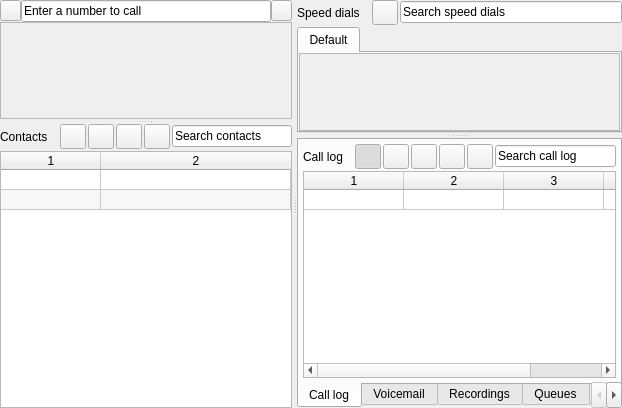
  <widget class="QSplitter" name="centerSplitter">
   <property name="geometry">
    <rect>
     <x>10</x>
     <y>100</y>
     <width>622</width>
     <height>408</height>
    </rect>
   </property>
   <property name="sizePolicy">
    <sizepolicy hsizetype="Expanding" vsizetype="Expanding">
     <horstretch>0</horstretch>
     <verstretch>0</verstretch>
    </sizepolicy>
   </property>
   <property name="orientation">
    <enum>Qt::Horizontal</enum>
   </property>
   <property name="handleWidth">
    <number>5</number>
   </property>
   <property name="childrenCollapsible">
    <bool>false</bool>
   </property>
   <widget class="QSplitter" name="leftSplitter">
    <property name="orientation">
     <enum>Qt::Vertical</enum>
    </property>
    <property name="handleWidth">
     <number>5</number>
    </property>
    <property name="childrenCollapsible">
     <bool>false</bool>
    </property>
    <widget class="QWidget" name="topLeftWidget" native="true">
     <property name="cursor">
      <cursorShape>ArrowCursor</cursorShape>
     </property>
     <layout class="QVBoxLayout" name="callsLayout">
      <property name="spacing">
       <number>0</number>
      </property>
      <property name="leftMargin">
       <number>0</number>
      </property>
      <property name="topMargin">
       <number>0</number>
      </property>
      <property name="rightMargin">
       <number>0</number>
      </property>
      <property name="bottomMargin">
       <number>0</number>
      </property>
      <item>
       <layout class="QHBoxLayout" name="quickCallHorizontalLayout">
        <property name="spacing">
         <number>0</number>
        </property>
        <item>
         <widget class="QToolButton" name="advancedCallButton">
          <property name="minimumSize">
           <size>
            <width>21</width>
            <height>21</height>
           </size>
          </property>
          <property name="maximumSize">
           <size>
            <width>21</width>
            <height>21</height>
           </size>
          </property>
          <property name="toolTip">
           <string>Advanced call</string>
          </property>
          <property name="icon">
           <iconset resource="mainresources.qrc">
            <normaloff>:/res/res/phone.png</normaloff>:/res/res/phone.png</iconset>
          </property>
         </widget>
        </item>
        <item>
         <widget class="QLineEdit" name="quickCallLineEdit">
          <property name="text">
           <string>Enter a number to call</string>
          </property>
         </widget>
        </item>
        <item>
         <widget class="QToolButton" name="quickCallButton">
          <property name="minimumSize">
           <size>
            <width>21</width>
            <height>21</height>
           </size>
          </property>
          <property name="maximumSize">
           <size>
            <width>21</width>
            <height>21</height>
           </size>
          </property>
          <property name="toolTip">
           <string>Quick call</string>
          </property>
          <property name="icon">
           <iconset resource="mainresources.qrc">
            <normaloff>:/res/res/call-start.png</normaloff>:/res/res/call-start.png</iconset>
          </property>
         </widget>
        </item>
       </layout>
      </item>
      <item>
       <widget class="QScrollArea" name="callsScrollArea">
        <property name="widgetResizable">
         <bool>true</bool>
        </property>
        <widget class="QWidget" name="callsScrollAreaWidgetContents">
         <property name="geometry">
          <rect>
           <x>0</x>
           <y>0</y>
           <width>291</width>
           <height>138</height>
          </rect>
         </property>
         <layout class="QVBoxLayout" name="activeCallsLayout">
          <property name="spacing">
           <number>4</number>
          </property>
          <property name="leftMargin">
           <number>0</number>
          </property>
          <property name="topMargin">
           <number>0</number>
          </property>
          <property name="rightMargin">
           <number>0</number>
          </property>
          <property name="bottomMargin">
           <number>0</number>
          </property>
          <item>
           <spacer name="callsSpacer">
            <property name="orientation">
             <enum>Qt::Vertical</enum>
            </property>
            <property name="sizeHint" stdset="0">
             <size>
              <width>20</width>
              <height>40</height>
             </size>
            </property>
           </spacer>
          </item>
         </layout>
        </widget>
       </widget>
      </item>
     </layout>
    </widget>
    <widget class="QWidget" name="bottomLeftWidget" native="true">
     <property name="minimumSize">
      <size>
       <width>0</width>
       <height>150</height>
      </size>
     </property>
     <property name="cursor">
      <cursorShape>ArrowCursor</cursorShape>
     </property>
     <layout class="QVBoxLayout" name="contactsLayout">
      <property name="spacing">
       <number>2</number>
      </property>
      <property name="leftMargin">
       <number>0</number>
      </property>
      <property name="topMargin">
       <number>0</number>
      </property>
      <property name="rightMargin">
       <number>0</number>
      </property>
      <property name="bottomMargin">
       <number>0</number>
      </property>
      <item>
       <layout class="QHBoxLayout" name="contactsTitleLayout">
        <property name="spacing">
         <number>2</number>
        </property>
        <item>
         <widget class="QLabel" name="contactsLabel">
          <property name="text">
           <string>Contacts</string>
          </property>
         </widget>
        </item>
        <item>
         <spacer name="contactsTitleSpacer">
          <property name="orientation">
           <enum>Qt::Horizontal</enum>
          </property>
          <property name="sizeType">
           <enum>QSizePolicy::Minimum</enum>
          </property>
          <property name="sizeHint" stdset="0">
           <size>
            <width>10</width>
            <height>20</height>
           </size>
          </property>
         </spacer>
        </item>
        <item>
         <widget class="QToolButton" name="callContactButton">
          <property name="minimumSize">
           <size>
            <width>26</width>
            <height>25</height>
           </size>
          </property>
          <property name="maximumSize">
           <size>
            <width>26</width>
            <height>25</height>
           </size>
          </property>
          <property name="focusPolicy">
           <enum>Qt::NoFocus</enum>
          </property>
          <property name="toolTip">
           <string>Call contact</string>
          </property>
          <property name="icon">
           <iconset resource="mainresources.qrc">
            <normaloff>:/res/res/call-start.png</normaloff>:/res/res/call-start.png</iconset>
          </property>
          <property name="iconSize">
           <size>
            <width>24</width>
            <height>16</height>
           </size>
          </property>
         </widget>
        </item>
        <item>
         <widget class="QToolButton" name="addContactButton">
          <property name="minimumSize">
           <size>
            <width>26</width>
            <height>25</height>
           </size>
          </property>
          <property name="maximumSize">
           <size>
            <width>26</width>
            <height>25</height>
           </size>
          </property>
          <property name="focusPolicy">
           <enum>Qt::NoFocus</enum>
          </property>
          <property name="toolTip">
           <string>Add contact</string>
          </property>
          <property name="icon">
           <iconset resource="mainresources.qrc">
            <normaloff>:/res/res/add.png</normaloff>:/res/res/add.png</iconset>
          </property>
          <property name="iconSize">
           <size>
            <width>24</width>
            <height>16</height>
           </size>
          </property>
         </widget>
        </item>
        <item>
         <widget class="QToolButton" name="editContactButton">
          <property name="minimumSize">
           <size>
            <width>26</width>
            <height>25</height>
           </size>
          </property>
          <property name="maximumSize">
           <size>
            <width>26</width>
            <height>25</height>
           </size>
          </property>
          <property name="focusPolicy">
           <enum>Qt::NoFocus</enum>
          </property>
          <property name="toolTip">
           <string>Edit contact</string>
          </property>
          <property name="icon">
           <iconset resource="mainresources.qrc">
            <normaloff>:/res/res/change.png</normaloff>:/res/res/change.png</iconset>
          </property>
          <property name="iconSize">
           <size>
            <width>24</width>
            <height>16</height>
           </size>
          </property>
         </widget>
        </item>
        <item>
         <widget class="QToolButton" name="removeContactButton">
          <property name="minimumSize">
           <size>
            <width>26</width>
            <height>25</height>
           </size>
          </property>
          <property name="maximumSize">
           <size>
            <width>26</width>
            <height>25</height>
           </size>
          </property>
          <property name="focusPolicy">
           <enum>Qt::NoFocus</enum>
          </property>
          <property name="toolTip">
           <string>Remove contact</string>
          </property>
          <property name="icon">
           <iconset resource="mainresources.qrc">
            <normaloff>:/res/res/remove.png</normaloff>:/res/res/remove.png</iconset>
          </property>
          <property name="iconSize">
           <size>
            <width>24</width>
            <height>16</height>
           </size>
          </property>
         </widget>
        </item>
        <item>
         <widget class="QLineEdit" name="contactsSearchLineEdit">
          <property name="text">
           <string>Search contacts</string>
          </property>
         </widget>
        </item>
       </layout>
      </item>
      <item>
       <widget class="QTableWidget" name="contactsTableWidget">
        <property name="editTriggers">
         <set>QAbstractItemView::NoEditTriggers</set>
        </property>
        <property name="tabKeyNavigation">
         <bool>false</bool>
        </property>
        <property name="alternatingRowColors">
         <bool>true</bool>
        </property>
        <property name="selectionBehavior">
         <enum>QAbstractItemView::SelectRows</enum>
        </property>
        <property name="sortingEnabled">
         <bool>true</bool>
        </property>
        <property name="wordWrap">
         <bool>false</bool>
        </property>
        <property name="cornerButtonEnabled">
         <bool>true</bool>
        </property>
        <property name="rowCount">
         <number>2</number>
        </property>
        <property name="columnCount">
         <number>2</number>
        </property>
        <attribute name="horizontalHeaderDefaultSectionSize">
         <number>100</number>
        </attribute>
        <attribute name="horizontalHeaderStretchLastSection">
         <bool>true</bool>
        </attribute>
        <attribute name="verticalHeaderVisible">
         <bool>false</bool>
        </attribute>
        <attribute name="verticalHeaderDefaultSectionSize">
         <number>20</number>
        </attribute>
        <row/>
        <row/>
        <column/>
        <column/>
       </widget>
      </item>
     </layout>
    </widget>
   </widget>
   <widget class="QSplitter" name="rightSplitter">
    <property name="orientation">
     <enum>Qt::Vertical</enum>
    </property>
    <property name="handleWidth">
     <number>5</number>
    </property>
    <property name="childrenCollapsible">
     <bool>false</bool>
    </property>
    <widget class="QWidget" name="topRightWidget" native="true">
     <property name="cursor">
      <cursorShape>ArrowCursor</cursorShape>
     </property>
     <layout class="QVBoxLayout" name="speedDialLayout">
      <property name="spacing">
       <number>2</number>
      </property>
      <property name="leftMargin">
       <number>0</number>
      </property>
      <property name="topMargin">
       <number>0</number>
      </property>
      <property name="rightMargin">
       <number>0</number>
      </property>
      <property name="bottomMargin">
       <number>0</number>
      </property>
      <item>
       <layout class="QHBoxLayout" name="speedDialTitleLayout">
        <property name="spacing">
         <number>2</number>
        </property>
        <item>
         <widget class="QLabel" name="speedDialLabel">
          <property name="text">
           <string>Speed dials</string>
          </property>
         </widget>
        </item>
        <item>
         <spacer name="speedDialTitleSpacer">
          <property name="orientation">
           <enum>Qt::Horizontal</enum>
          </property>
          <property name="sizeType">
           <enum>QSizePolicy::Minimum</enum>
          </property>
          <property name="sizeHint" stdset="0">
           <size>
            <width>10</width>
            <height>20</height>
           </size>
          </property>
         </spacer>
        </item>
        <item>
         <widget class="QToolButton" name="speedDialSearchOptionsButton">
          <property name="minimumSize">
           <size>
            <width>26</width>
            <height>25</height>
           </size>
          </property>
          <property name="maximumSize">
           <size>
            <width>26</width>
            <height>25</height>
           </size>
          </property>
          <property name="focusPolicy">
           <enum>Qt::NoFocus</enum>
          </property>
          <property name="toolTip">
           <string>Search options</string>
          </property>
          <property name="icon">
           <iconset resource="mainresources.qrc">
            <normaloff>:/res/res/view.png</normaloff>:/res/res/view.png</iconset>
          </property>
          <property name="iconSize">
           <size>
            <width>24</width>
            <height>16</height>
           </size>
          </property>
         </widget>
        </item>
        <item>
         <widget class="QLineEdit" name="speedDialSearchLineEdit">
          <property name="text">
           <string>Search speed dials</string>
          </property>
         </widget>
        </item>
       </layout>
      </item>
      <item>
       <widget class="QTabWidget" name="tabWidget">
        <property name="currentIndex">
         <number>0</number>
        </property>
        <widget class="QWidget" name="defaultSDTab">
         <attribute name="title">
          <string>Default</string>
         </attribute>
         <layout class="QHBoxLayout" name="defaultSDLayout">
          <property name="spacing">
           <number>0</number>
          </property>
          <property name="leftMargin">
           <number>0</number>
          </property>
          <property name="topMargin">
           <number>0</number>
          </property>
          <property name="rightMargin">
           <number>0</number>
          </property>
          <property name="bottomMargin">
           <number>0</number>
          </property>
          <item>
           <widget class="QScrollArea" name="defaultSDScrollArea">
            <property name="widgetResizable">
             <bool>true</bool>
            </property>
            <widget class="QWidget" name="scrollAreaWidgetContents">
             <property name="geometry">
              <rect>
               <x>0</x>
               <y>0</y>
               <width>316</width>
               <height>77</height>
              </rect>
             </property>
             <layout class="QGridLayout" name="gridLayout">
              <property name="leftMargin">
               <number>4</number>
              </property>
              <property name="topMargin">
               <number>4</number>
              </property>
              <property name="rightMargin">
               <number>4</number>
              </property>
              <property name="bottomMargin">
               <number>4</number>
              </property>
              <property name="spacing">
               <number>4</number>
              </property>
             </layout>
            </widget>
           </widget>
          </item>
         </layout>
        </widget>
       </widget>
      </item>
     </layout>
    </widget>
    <widget class="QWidget" name="bottomRightWidget" native="true">
     <property name="cursor">
      <cursorShape>ArrowCursor</cursorShape>
     </property>
     <layout class="QHBoxLayout" name="bottomRightLayout">
      <property name="leftMargin">
       <number>0</number>
      </property>
      <property name="topMargin">
       <number>0</number>
      </property>
      <property name="rightMargin">
       <number>0</number>
      </property>
      <property name="bottomMargin">
       <number>0</number>
      </property>
      <item>
       <widget class="QTabWidget" name="bottomRightTabWidget">
        <property name="tabPosition">
         <enum>QTabWidget::South</enum>
        </property>
        <property name="currentIndex">
         <number>0</number>
        </property>
        <property name="usesScrollButtons">
         <bool>true</bool>
        </property>
        <property name="movable">
         <bool>true</bool>
        </property>
        <widget class="QWidget" name="callLogTab">
         <attribute name="title">
          <string>Call log</string>
         </attribute>
         <layout class="QVBoxLayout" name="callLogLayout">
          <property name="spacing">
           <number>2</number>
          </property>
          <property name="leftMargin">
           <number>4</number>
          </property>
          <property name="topMargin">
           <number>4</number>
          </property>
          <property name="rightMargin">
           <number>4</number>
          </property>
          <property name="bottomMargin">
           <number>4</number>
          </property>
          <item>
           <layout class="QHBoxLayout" name="callLogTitleLayout">
            <property name="spacing">
             <number>2</number>
            </property>
            <item>
             <widget class="QLabel" name="callLogLabel">
              <property name="text">
               <string>Call log</string>
              </property>
             </widget>
            </item>
            <item>
             <spacer name="callLogTitleSpacer">
              <property name="orientation">
               <enum>Qt::Horizontal</enum>
              </property>
              <property name="sizeType">
               <enum>QSizePolicy::Minimum</enum>
              </property>
              <property name="sizeHint" stdset="0">
               <size>
                <width>10</width>
                <height>20</height>
               </size>
              </property>
             </spacer>
            </item>
            <item>
             <widget class="QToolButton" name="allCallsButton">
              <property name="minimumSize">
               <size>
                <width>26</width>
                <height>25</height>
               </size>
              </property>
              <property name="maximumSize">
               <size>
                <width>26</width>
                <height>25</height>
               </size>
              </property>
              <property name="focusPolicy">
               <enum>Qt::NoFocus</enum>
              </property>
              <property name="toolTip">
               <string>All</string>
              </property>
              <property name="icon">
               <iconset resource="mainresources.qrc">
                <normaloff>:/res/res/allcalls.png</normaloff>:/res/res/allcalls.png</iconset>
              </property>
              <property name="iconSize">
               <size>
                <width>24</width>
                <height>16</height>
               </size>
              </property>
              <property name="checkable">
               <bool>true</bool>
              </property>
              <property name="checked">
               <bool>true</bool>
              </property>
              <property name="autoExclusive">
               <bool>true</bool>
              </property>
             </widget>
            </item>
            <item>
             <widget class="QToolButton" name="missedCallsButton">
              <property name="minimumSize">
               <size>
                <width>26</width>
                <height>25</height>
               </size>
              </property>
              <property name="maximumSize">
               <size>
                <width>26</width>
                <height>25</height>
               </size>
              </property>
              <property name="focusPolicy">
               <enum>Qt::NoFocus</enum>
              </property>
              <property name="toolTip">
               <string>Missed</string>
              </property>
              <property name="icon">
               <iconset resource="mainresources.qrc">
                <normaloff>:/res/res/missed.png</normaloff>:/res/res/missed.png</iconset>
              </property>
              <property name="iconSize">
               <size>
                <width>24</width>
                <height>16</height>
               </size>
              </property>
              <property name="checkable">
               <bool>true</bool>
              </property>
              <property name="autoExclusive">
               <bool>true</bool>
              </property>
             </widget>
            </item>
            <item>
             <widget class="QToolButton" name="acceptedCallsButton">
              <property name="minimumSize">
               <size>
                <width>26</width>
                <height>25</height>
               </size>
              </property>
              <property name="maximumSize">
               <size>
                <width>26</width>
                <height>25</height>
               </size>
              </property>
              <property name="focusPolicy">
               <enum>Qt::NoFocus</enum>
              </property>
              <property name="toolTip">
               <string>Accepted</string>
              </property>
              <property name="icon">
               <iconset resource="mainresources.qrc">
                <normaloff>:/res/res/accepted.png</normaloff>:/res/res/accepted.png</iconset>
              </property>
              <property name="iconSize">
               <size>
                <width>24</width>
                <height>16</height>
               </size>
              </property>
              <property name="checkable">
               <bool>true</bool>
              </property>
              <property name="autoExclusive">
               <bool>true</bool>
              </property>
             </widget>
            </item>
            <item>
             <widget class="QToolButton" name="unansweredCallsButton">
              <property name="minimumSize">
               <size>
                <width>26</width>
                <height>25</height>
               </size>
              </property>
              <property name="maximumSize">
               <size>
                <width>26</width>
                <height>25</height>
               </size>
              </property>
              <property name="focusPolicy">
               <enum>Qt::NoFocus</enum>
              </property>
              <property name="toolTip">
               <string>Outgoing unanswered</string>
              </property>
              <property name="icon">
               <iconset resource="mainresources.qrc">
                <normaloff>:/res/res/unanswered.png</normaloff>:/res/res/unanswered.png</iconset>
              </property>
              <property name="iconSize">
               <size>
                <width>24</width>
                <height>16</height>
               </size>
              </property>
              <property name="checkable">
               <bool>true</bool>
              </property>
              <property name="autoExclusive">
               <bool>true</bool>
              </property>
             </widget>
            </item>
            <item>
             <widget class="QToolButton" name="answeredCallsButton">
              <property name="minimumSize">
               <size>
                <width>26</width>
                <height>25</height>
               </size>
              </property>
              <property name="maximumSize">
               <size>
                <width>26</width>
                <height>25</height>
               </size>
              </property>
              <property name="focusPolicy">
               <enum>Qt::NoFocus</enum>
              </property>
              <property name="toolTip">
               <string>Outgoing answered</string>
              </property>
              <property name="icon">
               <iconset resource="mainresources.qrc">
                <normaloff>:/res/res/answered.png</normaloff>:/res/res/answered.png</iconset>
              </property>
              <property name="iconSize">
               <size>
                <width>24</width>
                <height>16</height>
               </size>
              </property>
              <property name="checkable">
               <bool>true</bool>
              </property>
              <property name="autoExclusive">
               <bool>true</bool>
              </property>
             </widget>
            </item>
            <item>
             <widget class="QLineEdit" name="callLogSearchLineEdit">
              <property name="text">
               <string>Search call log</string>
              </property>
             </widget>
            </item>
           </layout>
          </item>
          <item>
           <widget class="QTableWidget" name="callLogTableWidget">
            <property name="editTriggers">
             <set>QAbstractItemView::NoEditTriggers</set>
            </property>
            <property name="tabKeyNavigation">
             <bool>false</bool>
            </property>
            <property name="alternatingRowColors">
             <bool>true</bool>
            </property>
            <property name="selectionBehavior">
             <enum>QAbstractItemView::SelectRows</enum>
            </property>
            <property name="sortingEnabled">
             <bool>true</bool>
            </property>
            <property name="wordWrap">
             <bool>false</bool>
            </property>
            <property name="cornerButtonEnabled">
             <bool>true</bool>
            </property>
            <property name="rowCount">
             <number>1</number>
            </property>
            <property name="columnCount">
             <number>4</number>
            </property>
            <attribute name="horizontalHeaderDefaultSectionSize">
             <number>100</number>
            </attribute>
            <attribute name="horizontalHeaderStretchLastSection">
             <bool>true</bool>
            </attribute>
            <attribute name="verticalHeaderVisible">
             <bool>false</bool>
            </attribute>
            <attribute name="verticalHeaderDefaultSectionSize">
             <number>20</number>
            </attribute>
            <row/>
            <column/>
            <column/>
            <column/>
            <column/>
           </widget>
          </item>
         </layout>
        </widget>
        <widget class="QWidget" name="voicemailTab">
         <attribute name="title">
          <string>Voicemail</string>
         </attribute>
        </widget>
        <widget class="QWidget" name="recordingsTab">
         <attribute name="title">
          <string>Recordings</string>
         </attribute>
        </widget>
        <widget class="QWidget" name="queuesTab">
         <attribute name="title">
          <string>Queues</string>
         </attribute>
        </widget>
        <widget class="QWidget" name="accountCodesTab">
         <attribute name="title">
          <string>Account codes</string>
         </attribute>
        </widget>
        <widget class="QWidget" name="callStatusTab">
         <attribute name="title">
          <string>Call status</string>
         </attribute>
        </widget>
       </widget>
      </item>
     </layout>
    </widget>
   </widget>
  </widget>
